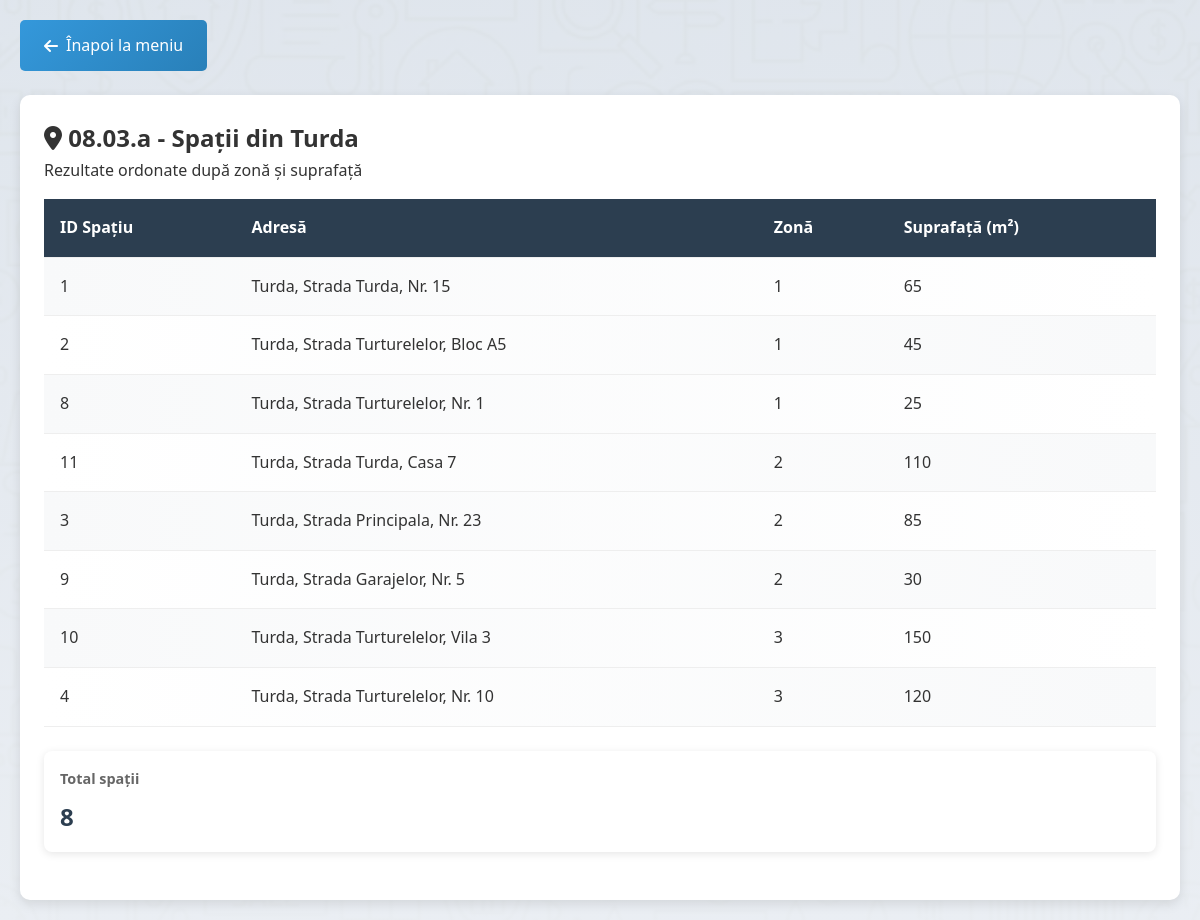
The app's page /RealEstateManagementHTML_PHP_JS_SQL/query3a.php with its own data.
### tables this page shows
CREATE TABLE Spatiu (
    id_spatiu INT PRIMARY KEY AUTO_INCREMENT,
    adresa VARCHAR(200) NOT NULL,
    zona INT NOT NULL,
    suprafata DECIMAL(10,2) NOT NULL,
    id_tip INT NOT NULL,
    FOREIGN KEY (id_tip) REFERENCES Tip(id_tip)
);

### RealEstateManagementHTML_PHP_JS_SQL/query3a.php (the view, shortened to what this page needs)
<?php require_once 'config.php'; ?>
<!DOCTYPE html>
<html lang="ro">
<head>
    <link rel="stylesheet" href="style.css">
    <link rel="stylesheet" href="https://cdnjs.cloudflare.com/ajax/libs/font-awesome/6.4.0/css/all.min.css">
</head>
<body>
    <div class="container">
        <a href="index.php" class="back-btn">
            <i class="fas fa-arrow-left"></i> Înapoi la meniu
        </a>
        <div class="table-container">
            <h2><i class="fas fa-map-marker-alt"></i> 08.03.a - Spații din Turda</h2>
            <p>Rezultate ordonate după zonă și suprafață</p>
            <?php
            $sql = "SELECT id_spatiu, adresa, zona, suprafata
                    FROM Spatiu
                    WHERE adresa LIKE 'Turda%'
                    ORDER BY zona ASC, suprafata DESC";
            try {
                $stmt = $conn->query($sql);
                $rows = $stmt->fetchAll();
                $count = count($rows);
            ?>
            <table>
                <thead>
                    <tr>
                        <th>ID Spațiu</th>
                        <th>Adresă</th>
                        <th>Zonă</th>
                        <th>Suprafață (m²)</th>
                    </tr>
                </thead>
                <tbody>
                    <?php foreach ($rows as $row): ?>
                    <tr>
                        <td><?php echo $row['id_spatiu']; ?></td>
                        <td><?php echo $row['adresa']; ?></td>
                        <td><?php echo $row['zona']; ?></td>
                        <td><?php echo number_format($row['suprafata'], 0, ',', '.'); ?></td>
                    </tr>
                    <?php endforeach; ?>
                </tbody>
            </table>
            <div class="stats">
                <div class="stat-box">
                    <h4>Total spații</h4>
                    <p><?php echo $count; ?></p>
                </div>
            </div>
            <?php
            } catch(PDOException $e) {
                echo "<p style='color: red;'>Eroare SQL: " . $e->getMessage() . "</p>";
            }
            ?>
        </div>
    </div>
</body>
</html>

### RealEstateManagementHTML_PHP_JS_SQL/style.css (style rules this page uses)
* { margin: 0; padding: 0; box-sizing: border-box; }
body { font-family: 'Segoe UI', Tahoma, Geneva, Verdana, sans-serif; background: linear-gradient(rgba(245, 247, 250, 0.9), rgba(245, 247, 250, 0.95)), url('images/body.avif') center/cover fixed; color: #333; line-height: 1.6; min-height: 100vh; animation: pageFadeIn 0.5s ease-out; }
.container { max-width: 1200px; margin: 0 auto; padding: 20px; }
.back-btn { display: inline-flex; align-items: center; gap: 0.5rem; padding: 0.8rem 1.5rem; background: #3498db; color: white; text-decoration: none; border-radius: 5px; margin-bottom: 1.5rem; transition: background 0.3s; }
.table-container { background: white; border-radius: 10px; box-shadow: 0 4px 12px rgba(0,0,0,0.1); padding: 1.5rem; overflow-x: auto; }
table { width: 100%; border-collapse: collapse; margin-top: 1rem; }
thead { background: #2c3e50; color: white; }
th, td { padding: 1rem; text-align: left; border-bottom: 1px solid #eee; }
th { font-weight: 600; }
tbody tr:nth-child(even) { background: #f8f9fa; }
.stats { display: flex; gap: 1rem; flex-wrap: wrap; margin: 1.5rem 0; }
.stat-box { flex: 1; min-width: 200px; background: white; padding: 1rem; border-radius: 8px; box-shadow: 0 2px 8px rgba(0,0,0,0.1); }
.stat-box h4 { color: #666; font-size: 0.9rem; margin-bottom: 0.5rem; }
.stat-box p { font-size: 1.5rem; font-weight: bold; color: #2c3e50; }
.stat-box { transition: transform 0.3s; }
tbody tr:nth-child(odd) { background: linear-gradient(90deg, #f8f9fa, #ffffff); }
tbody tr:nth-child(even) { background: linear-gradient(90deg, #ffffff, #f8f9fa); }
.back-btn, .submit-btn { background: linear-gradient(135deg, #3498db, #2980b9); border: none; position: relative; overflow: hidden; }
.back-btn::after, .submit-btn::after { content: ''; position: absolute; top: 50%; left: 50%; width: 5px; height: 5px; background: rgba(255, 255, 255, 0.5); opacity: 0; border-radius: 100%; transform: scale(1, 1) translate(-50%); transform-origin: 50% 50%; }

### records on screen
spatiu: id_spatiu "1", adresa "Turda, Strada Turda, Nr. 15", zona "1", suprafata "65"
spatiu: id_spatiu "2", adresa "Turda, Strada Turturelelor, Bloc A5", zona "1", suprafata "45"
spatiu: id_spatiu "8", adresa "Turda, Strada Turturelelor, Nr. 1", zona "1", suprafata "25"
spatiu: id_spatiu "11", adresa "Turda, Strada Turda, Casa 7", zona "2", suprafata "110"
spatiu: id_spatiu "3", adresa "Turda, Strada Principala, Nr. 23", zona "2", suprafata "85"
spatiu: id_spatiu "9", adresa "Turda, Strada Garajelor, Nr. 5", zona "2", suprafata "30"
spatiu: id_spatiu "10", adresa "Turda, Strada Turturelelor, Vila 3", zona "3", suprafata "150"
spatiu: id_spatiu "4", adresa "Turda, Strada Turturelelor, Nr. 10", zona "3", suprafata "120"

### other values on screen
$count "8"
